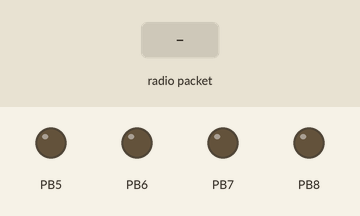
Recording of a sketch running on a simulated STM32 Blue Pill. Shown: output pins drawn as LEDs (lit = HIGH). The inputs (shaded band) are chosen by the test bench. No radio packets arrive unless stated; what the sketch prints to the serial monitor is not drawn.

Above: at 1.2 s.
1.3 s: radio packet "f" arrives
At 1.9 s:
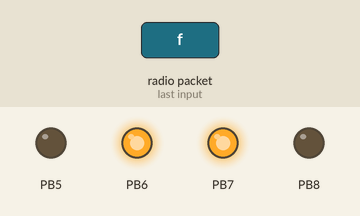
3.6 s: radio packet "b" arrives
At 4.2 s:
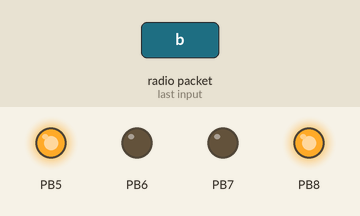
5.9 s: radio packet "l" arrives
At 6.2 s:
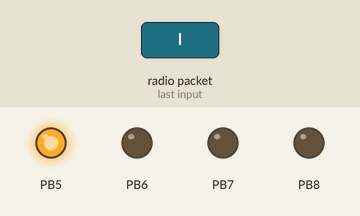
8.2 s: radio packet "r" arrives
At 8.8 s:
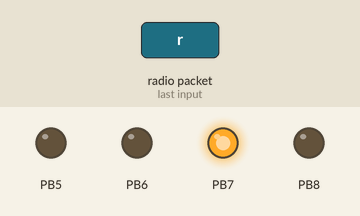
Timing chart, 0 to 11.2 s (numbered marks = the images above; inputs shaded):
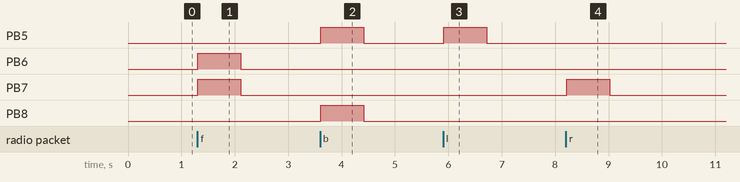

The sketch:

reciever_final.ino
```cpp
#include <nRF24L01.h>

#include<SPI.h>
#include <RF24.h>
//#include <RF24-STM_config.h>
RF24 radio(PB0,PA4); // CE, CSN
   // const byte address[5] = {1,'e','l','l','o'};
    void setup() {
      Serial.begin(115200);
    radio.begin();
    pinMode(PB5,OUTPUT);
    pinMode(PB6,OUTPUT);
    pinMode(PB7,OUTPUT);
    pinMode(PB8,OUTPUT);
    radio.openReadingPipe(0,0xB3B4B5B602);
    //Setting the address at which we will receive the data
    radio.setPALevel(RF24_PA_MIN);       //You can set this as minimum or maximum depending on the distance between the transmitter and receiver.
    radio.startListening();
    //This sets the module as receiver

    }
     void loop()
    {

     Serial.println("Working");
    if (radio.available())              //Looking for the data.
   {char text[]="";
   //Serial.println("reading");
   radio.read(&text, sizeof(text));

    Serial.println(text);

    Serial.println(text[0]);


    if(text[0]=='f'){Serial.println("forward");
    digitalWrite(PB6,HIGH);
    digitalWrite(PB7,HIGH);
    delay(800);
    digitalWrite(PB6,LOW);
    digitalWrite(PB7,LOW);}
    else if(text[0]=='b'){Serial.println("backward");
    digitalWrite(PB5,HIGH);
    digitalWrite(PB8,HIGH);delay(800);digitalWrite(PB5,LOW);
    digitalWrite(PB8,LOW);}
    else if(text[0]=='l'){Serial.println("left");digitalWrite(PB5,HIGH);delay(800);digitalWrite(PB5,LOW);digitalWrite(PB6,LOW);}
    else if(text[0]=='r'){Serial.println("right");digitalWrite(PB7,HIGH);delay(800);digitalWrite(PB8,LOW);digitalWrite(PB7,LOW);}
    else{}
    }


    delay(100);
    }
```

Measured:
- after the input at 1.3 s, PB6, PB7: LOW → HIGH at once, → LOW 0.80 s later
- after the input at 3.6 s, PB5, PB8: LOW → HIGH at once, → LOW 0.80 s later
- after the input at 5.9 s, PB5: LOW → HIGH at once, → LOW 0.80 s later
- after the input at 8.2 s, PB7: LOW → HIGH at once, → LOW 0.80 s later
